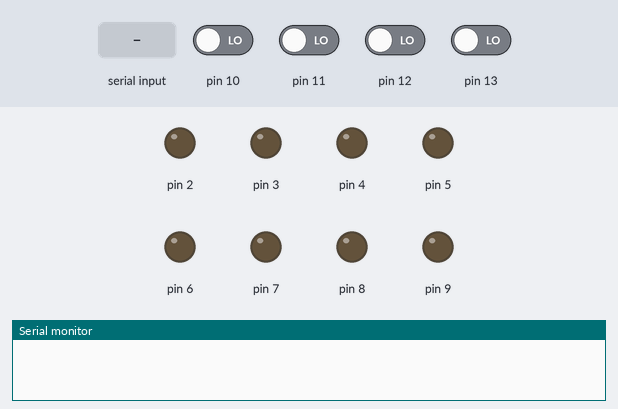
Bench run of a sketch on a simulated Arduino Uno, built with avr-gcc and run on an emulated ATmega328P. Shown: output pins drawn as LEDs (lit = HIGH), the last lines printed to the serial monitor. The test bench sets the inputs (shaded band); at power-on: pin 10–13 LOW.

Above: at 1.2 s.
1.3 s: "1\n" received over Serial
At 2.0 s:
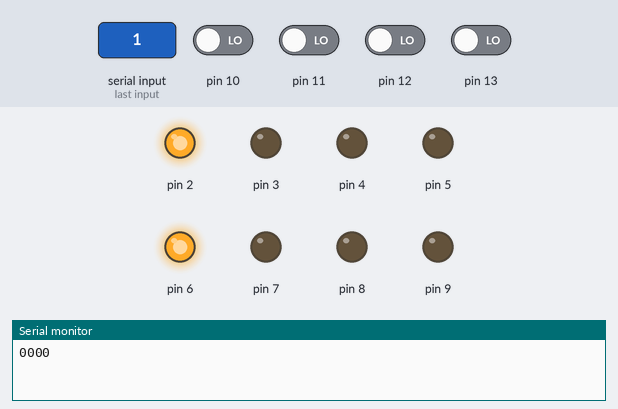
2.8 s: "0\n" received over Serial
At 3.1 s:
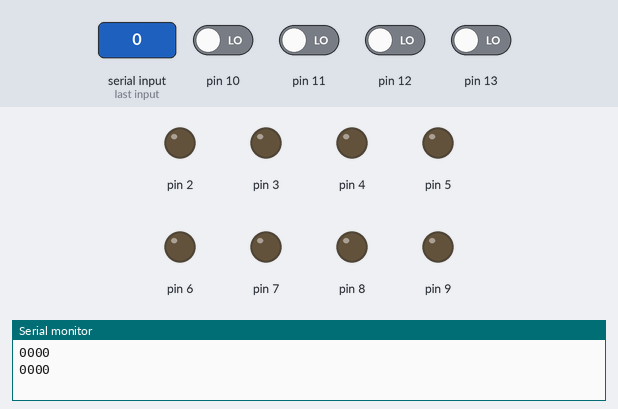
Timing chart, 0 to 5.8 s (numbered marks = the images above; inputs shaded):
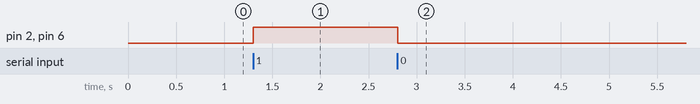

The sketch:

and4.ino
```cpp
// And4 https://www.tinkercad.com/things/7b7DuoETWAA-and4?sharecode=jnwDAN2ErF6gV4C3c1Fq9xt522QPlyYc02CbWWyfqQQ
// 0000 0000 => 0000 & 0000

void setup()
{
  Serial.begin(9600);

  for (int i = 2; i <= 9; i++)
  	pinMode(i, OUTPUT);

  for (int i = 10; i <= 13; i++)
    pinMode(i, INPUT);
}

void loop()
{
  if (Serial.available()) {
    String input = Serial.readStringUntil('\n');
    input.trim();

    int spaceIndex = input.indexOf(' ');
    String bin1 = input.substring(0, spaceIndex);
    String bin2 = input.substring(spaceIndex + 1);

    for (int i = 0; i < 4; i++) {
      digitalWrite(i+2, bin1[i] == '1' ? HIGH : LOW);
      digitalWrite(i+6, bin2[i] == '1' ? HIGH : LOW);
    }

    int state[4];

    for (int i = 0; i < 4; i++) {
      state[i] = digitalRead(i+10);
      Serial.print(state[i]);
    }

    Serial.print("\n");
  }
}
```

Measured:
- after the input at 1.3 s, pin 2, pin 6: LOW → HIGH at once
- after the input at 2.8 s, pin 2, pin 6: HIGH → LOW at once
